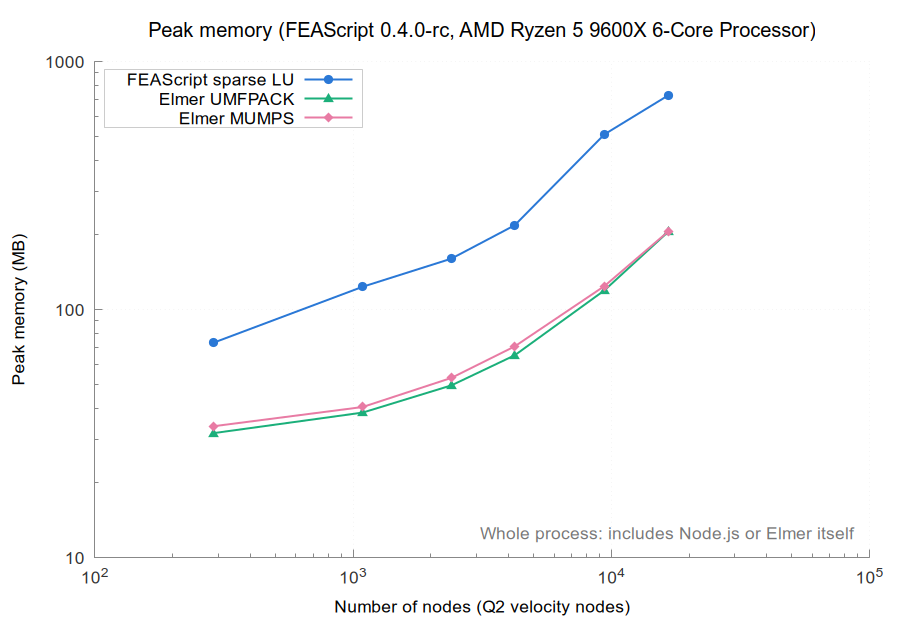

Write the gnuplot code that produced this figure.
set terminal pngcairo size 900,620 font 'Arial,13'
set border 3 lc rgb '#888888'; set tics nomirror tc rgb '#333333'
set grid lc rgb '#e6e6e6' lw 1; set key top left box lc rgb '#cccccc' opaque
set output 'memory.png'
set title 'Peak memory (FEAScript 0.4.0-rc, AMD Ryzen 5 9600X 6-Core Processor)' font 'Arial,15'
set logscale xy; set format x '10^{%L}'
set xlabel 'Number of nodes (Q2 velocity nodes)'; set ylabel 'Peak memory (MB)'
set label 'Whole process: includes Node.js or Elmer itself' at graph 0.98,0.05 right tc rgb '#777777'
plot 'memory_FEAScript_sparse_LU.dat' u 1:2 w lp lw 2 pt 7 ps 1.2 lc rgb '#2a78d6' t 'FEAScript sparse LU', \
     'memory_Elmer_UMFPACK.dat' u 1:2 w lp lw 2 pt 9 ps 1.2 lc rgb '#1baf7a' t 'Elmer UMFPACK', \
     'memory_Elmer_MUMPS.dat' u 1:2 w lp lw 2 pt 13 ps 1.2 lc rgb '#e87ba4' t 'Elmer MUMPS'
